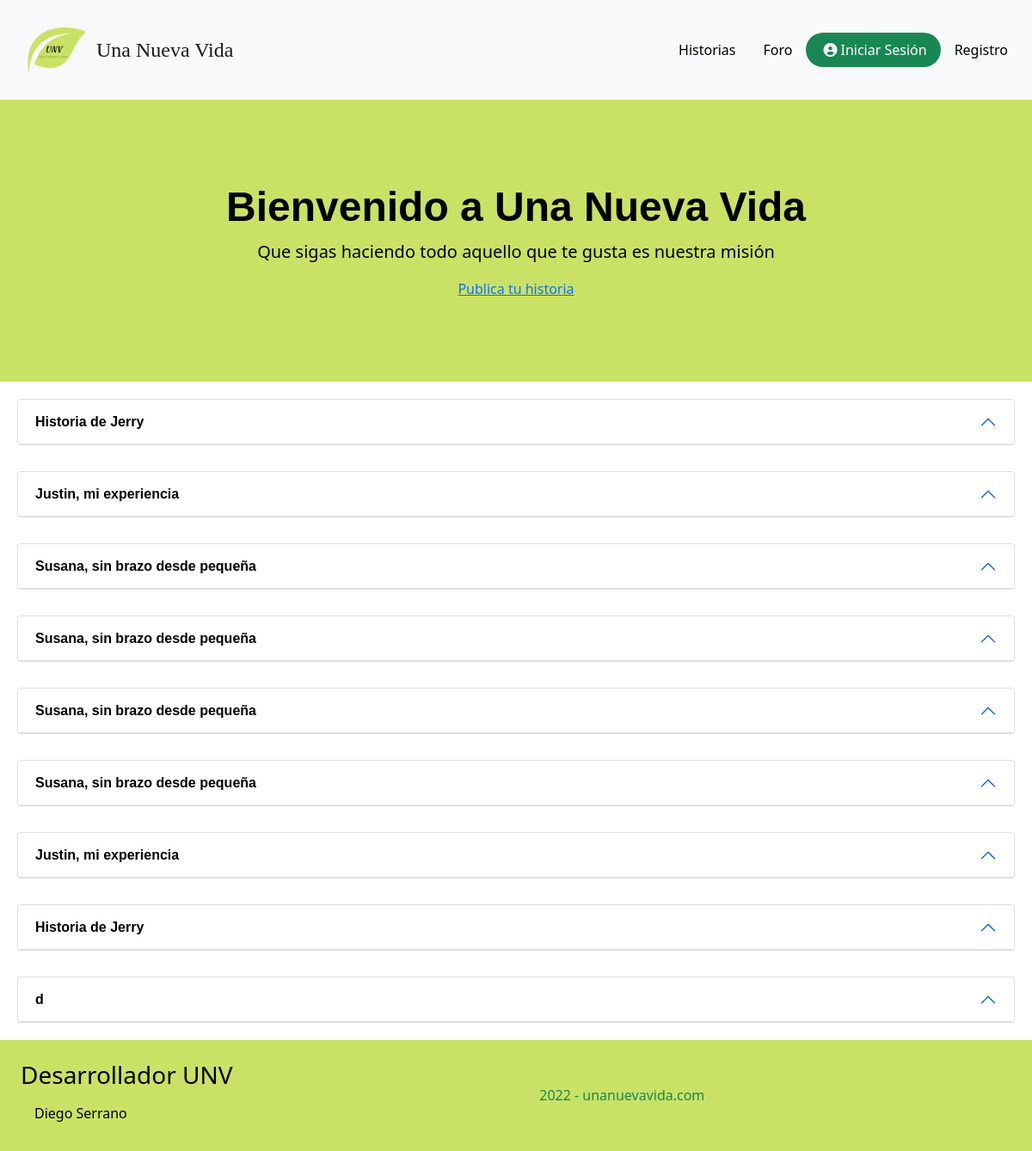
The page /web/index.php?ctl=listarHistorias on the database as committed earlier.
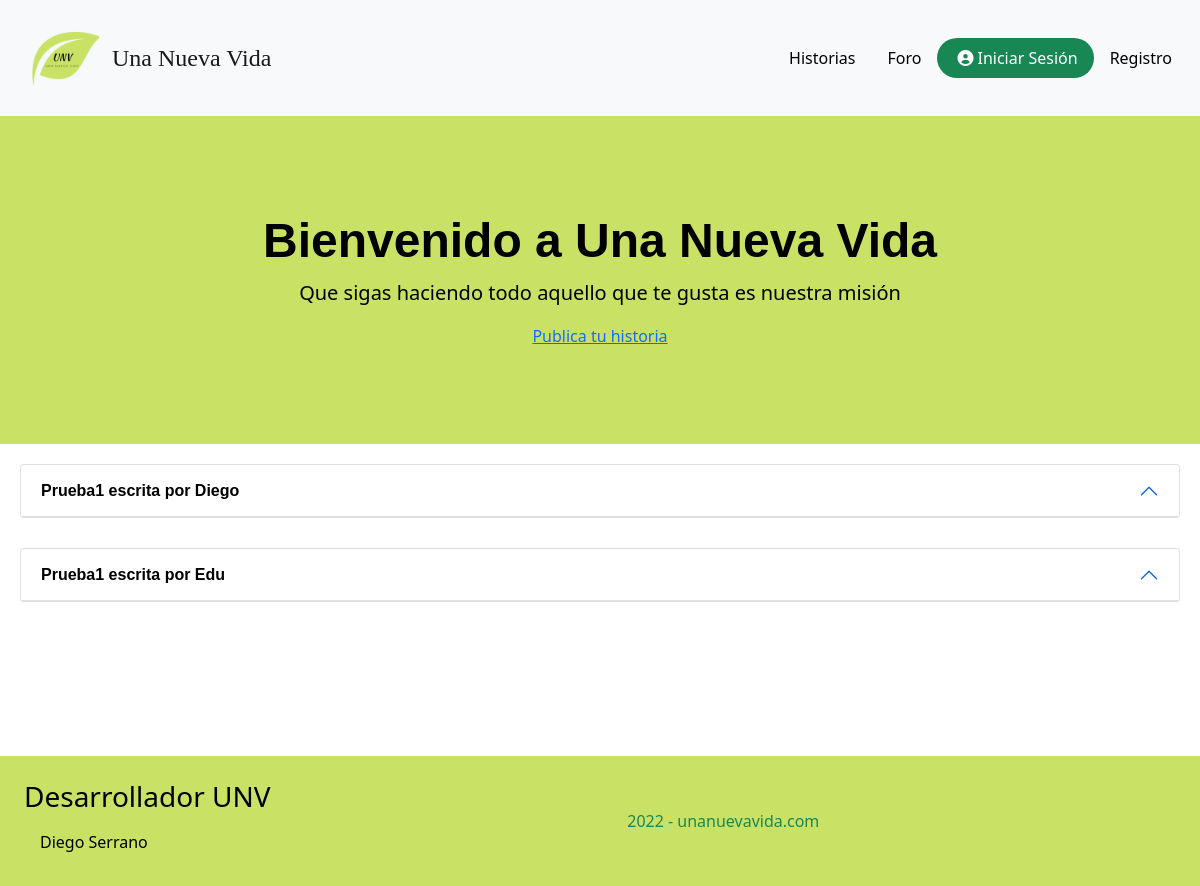
The same page on the database as committed later.
### tables this page shows
CREATE TABLE `historias` (
  `id_historia` int(11) NOT NULL,
  `id_usuario` int(11) NOT NULL,
  `titulo` varchar(100) NOT NULL,
  `descripcion` text NOT NULL,
  `fecha_creacion` timestamp NOT NULL DEFAULT current_timestamp(),
  `idioma` varchar(20) NOT NULL
);

### app/controladores/cHistorias.php (called while the page is built, shortened)
<?php
class cHistorias {
    public function listarHistorias() {
        try {
            $ConjuntoHistorias = new Historia();
            $historias = $ConjuntoHistorias->listarHistorias();
        } catch (Exception $e) {
            error_log($e->getMessage() . microtime() . PHP_EOL, 3, "logExceptio.txt");
            header('Location: index.php?ctl=error');
        } catch (Error $e) {
            error_log($e->getMessage() . microtime() . PHP_EOL, 3, "logError.txt");
            header('Location: index.php?ctl=error');
        }
        require __DIR__ . './../vistas/vListaHistorias.php';
    }
}
?>

### app/modelos/Model.php (called while the page is built, shortened)
<?php
class Model extends PDO {
    public function __construct()
    {
            $this->conexion = new PDO('mysql:host=' . Config::$mvc_bd_hostname . ';dbname=' . Config::$mvc_bd_nombre . '', Config::$mvc_bd_usuario, Config::$mvc_bd_clave);
    }
}
?>

### app/modelos/classHistoria.php (called while the page is built, shortened)
<?php
class Historia extends Model {
    public function listarHistorias() {
        $consulta = "SELECT id_historia, titulo, a.descripcion, a.fecha_creacion, nombre, apellidos, idioma FROM `historias` a
        LEFT JOIN usuarios u on u.id_usuario=a.id_usuario";
        $result = $this->conexion->query($consulta);
        return $result->fetchAll();
    }
}
?>

### app/vistas/vListaHistorias.php (the view, shortened to what this page needs)
<div class="jumbotrons jumbotron p-5 text-black" style="width:100%; background-color:#c9e265;">
         <div class="container-fluid py-5">
            <div class="container">
               <h1 class="display-5 fw-bold text-center">Bienvenido a Una Nueva Vida</h1>
               <p class="col-md-12 fs-5 text-center">Que sigas haciendo todo aquello que te gusta es nuestra misión</p>
			   <div class="d-flex justify-content-center">
			   <a href="index.php?ctl=crearHistoria" id="historia">Publica tu historia</a>
			   </div>
            </div>
         </div>
      </div>
<div class="row" style="--bs-gutter-x: 0; margin:5px;">
<?php foreach ($historias as $historia) :?>
<div class="accordion" id="accordionExample" style="padding: 15px;">
  <div class="accordion-item">
    <h2 class="accordion-header" id="heading<?php echo $historia['id_historia'];?>">
      <button class="accordion-button historias" type="button" data-bs-toggle="collapse" data-bs-target="#collapse<?php echo $historia['id_historia'];?>" aria-expanded="true" aria-controls="collapse<?php echo $historia['id_historia'];?>">
        <?php echo $historia['titulo']; ?>
      </button>
    </h2>
  </div>
</div>
		<?php endforeach; ?>
</div>
<?php $contenido = ob_get_clean() ?>
<?php include __DIR__ . './layout.php' ?>

### web/index.php (shortened to what this page needs)
<?php
require_once __DIR__ . '/../app/Config.php';
require_once __DIR__ . '/../app/modelos/Model.php';
require_once __DIR__ . '/../app/modelos/classHistoria.php';
require_once __DIR__ . '/../app/controladores/cHistorias.php';
if (isset($_GET['ctl'])) {
    if (isset($map[$_GET['ctl']])) {
        $ruta = $_GET['ctl'];
    } else {
        header('location: ../app/vistas/vNotFound.php');
        exit;
    }
} else {
    $ruta = 'inicio';
}
$controlador = $map[$ruta];
if ($controlador['rol']<=$_SESSION['rol']) {
    if (method_exists($controlador['controller'],$controlador['action'])) {
            call_user_func(array(new $controlador['controller'],
                $controlador['action']));;
        }
    } else{
        $controlador = $map['sinpermisos'];
        call_user_func(array(new $controlador['controller'],
            $controlador['action']));;
    }
?>

### app/vistas/layout.php (shortened to what this page needs)
<!DOCTYPE html>
<html>
<head>
<link href="https://cdn.jsdelivr.net/npm/bootstrap@5.1.3/dist/css/bootstrap.min.css" rel="stylesheet">
<link rel="stylesheet" href="https://cdnjs.cloudflare.com/ajax/libs/font-awesome/6.0.0/css/all.min.css" />
<link rel="stylesheet" href="https://cdn.jsdelivr.net/npm/bootstrap-icons@1.8.0/font/bootstrap-icons.css">
<link href="../web/css/style.css" rel="stylesheet">
</head>
<body class="">
    <nav class="navbar navbar-expand-lg navbar-light bg-light sticky-top">
        <div class="container-fluid">
            <img src="../web/img/logo_100.png" width="100px" height="100px">
            <a class="navbar-brand navTitle" href="index.php">Una Nueva Vida</a>
            <div class="collapse navbar-collapse" id="navbarSupportedContent">
                <div class="d-lg-flex align-items-center">
                <?php
                if (isset($_SESSION['id_usuario'])) {
                    echo "<a id=\"historias\" class=\"nav-link nav-item text-black\" href=\"index.php?ctl=listarHistorias\">Historias</a>";
                    echo "<a id=\"foro\" class=\"nav-link nav-item text-black\" href=\"index.php?ctl=listarForo\">Foro</a>";
                    echo "<a id=\"mensajes\" class=\"nav-link nav-item text-black\" href=\"index.php?ctl=listarMensaje\">Mensajes</a>";
                    echo "<a id=\"perfil\" class=\"nav-link nav-item text-black\" href=\"index.php?ctl=verPerfil&id=" . $_SESSION['id_usuario'] . "\">Perfil</a>";
                    echo "<a id=\"apps\" class=\"nav-link nav-item text-black\" href=\"index.php?ctl=listarApps\">Apps VR</a>";
                    echo "<a id=\"salir\" class=\"nav-link nav-item text-black\" href=\"index.php?ctl=salirUsuario\"><i class=\"fas fa-sign-out-alt\"></i></a>";
                }else{
                    echo "<a id=\"historias\" class=\"nav-link nav-item text-black\" href=\"index.php?ctl=listarHistorias\">Historias</a>";
                    echo "<a id=\"foro\" class=\"nav-link nav-item text-black\" href=\"index.php?ctl=listarForo\">Foro</a>";
                    echo "<a id=\"login\" class=\"nav-link nav-item bg-success text-white rounded-pill\" href=\"index.php?ctl=entrarUsuario\"><i class=\"fas fa-user-circle\" style=\"padding:4px;\"></i>Iniciar Sesión</a>";
                    echo "<a id=\"registro\" class=\"nav-link nav-item text-black\" href=\"index.php?ctl=registrarUsuario\">Registro</a>";
                }
                ?>
                </div>
            </div>
        </div>
    </nav>
<div class="text-black" id="contenido" style="">
<?php echo $contenido ?>
</div>
<footer class="text-black d-flex flex-column-reverse flex-md-row p-4 w-100 align-items-center justify-content-between" style="background-color:#c9e265;">
            <div>
                <ul class="list-group list-group-flush">
                    <h3>Desarrollador UNV</h3>
                    <li style="background-color:#c9e265;" class="list-group-item text-black">Diego Serrano</li>
                </ul>
            </div>
            <div class="p-4">
                <a class="text-success m-3 text-decoration-none" href="">2022 - unanuevavida.com</a>
            </div>
</footer>
</body>
</html>

### web/css/style.css (style rules this page uses)
* { -webkit-box-sizing: border-box; box-sizing: border-box; margin: 0; padding: 0; }
h1 { font-family: 'Orbitron', sans-serif; text-align: center; }
h2 { font-family: 'Orbitron', sans-serif; }
footer { width: 100%; position: relative; clear: both; overflow: visible; }
.navTitle { font-family: 'Press Start 2P', cursive; color:#7738a7; font-size: 1.5em; }
.historias { background-color: #fff; color: #000000; font-weight: bold; }
.historias:not(.collapsed) { background-color: #fff; color: #000000; font-weight: bold; }
#contenido { min-height: 80vh; }

Rows that differ between the two databases and show on the page:
removed historias: titulo "Historia de Jerry"
removed historias: titulo "Justin, mi experiencia"
removed historias: titulo "Susana, sin brazo desde pequeña"
removed historias: titulo "Susana, sin brazo desde pequeña"
removed historias: titulo "Susana, sin brazo desde pequeña"
removed historias: titulo "Susana, sin brazo desde pequeña"
removed historias: titulo "Justin, mi experiencia"
removed historias: titulo "Historia de Jerry"
removed historias: titulo "d"
added historias: titulo "Prueba1 escrita por Diego"
added historias: titulo "Prueba1 escrita por Edu"
